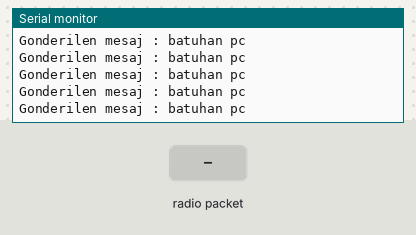
Simulated run of this sketch. Board: Arduino Uno, built with avr-gcc and run on an emulated ATmega328P. Parts: the last lines printed to the serial monitor. Inputs (shaded band) come from the test bench. No radio packets arrive unless stated.

Above: at 1.2 s.
1.3 s: radio packet "1" arrives
At 1.34 s:
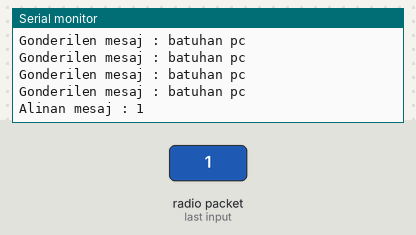
4.3 s: radio packet "0" arrives
At 4.39 s:
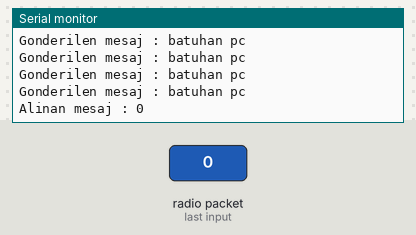
5.8 s: radio packet "2" arrives
At 5.82 s:
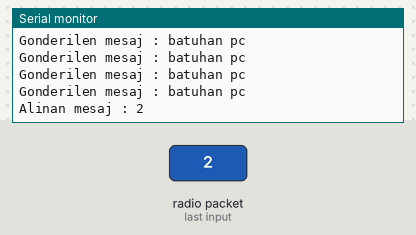

The sketch:

AliciVericiBasitKodu.ino
```cpp
#include <SPI.h>
#include <RF24.h>

#define RF_CS 9
#define RF_CSN 10

RF24 radio(RF_CS, RF_CSN);
const uint64_t pipes[2] = { 0xe7e7e7e7e7LL, 0xc2c2c2c2c2LL }; // paralel veri yolu adresleri
bool done = false;

void setup() {
  Serial.begin(9600);
  radio.begin();
  radio.openWritingPipe(pipes[1]);
  radio.openReadingPipe(1, pipes[0]);
  radio.startListening();
  radio.printDetails();
}
char RCVmessage[32];
char * GonderilenMesaj="batuhan pc";

void loop() {
  if (radio.available()) {
   // gelen verinin dizi sayýsý 1. Çünkü ya 0 gelecek yada 1 gelecek
    radio.read( &RCVmessage, sizeof(RCVmessage) );
    Serial.println("Alinan mesaj : " + String(RCVmessage));
  }
  MesajGonder(GonderilenMesaj);
  delay(100);
}
void MesajGonder(char * message)
{
  radio.stopListening();
  radio.write( (uint8_t*)message,strlen(message));
  Serial.println("Gonderilen mesaj : " + String(message));
  radio.startListening();
}
```

Measured:
- after the input at 1.3 s, the serial monitor: prints a new line at once (image 1)
- after the input at 4.3 s, the serial monitor: prints a new line after 0.09 s (image 2)
- after the input at 5.8 s, the serial monitor: prints a new line at once (image 3)
